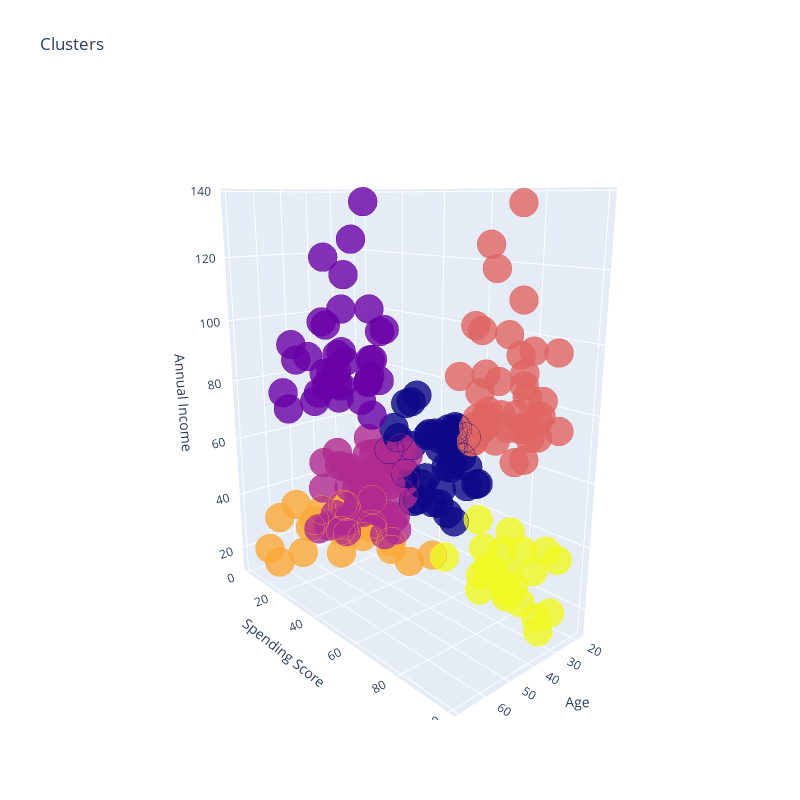

The notebook cell this image was saved under:
### Code cell
df['label3'] =  labels3
trace1 = go.Scatter3d(
    x= df['Age'],
    y= df['Spending Score (1-100)'],
    z= df['Annual Income (k$)'],
    mode='markers',
     marker=dict(
        color = df['label3'], 
        size= 10,
        line=dict(
            color= df['label3'],
            width= 12
        ),
        opacity=0.8
     )
)
data = [trace1]

fig = go.Figure(data=data, layout=layout)
fig.update_layout(width=800, height=800)
py.offline.iplot(fig)

### Figure 1 — Plotly figure (JSON) as saved in the notebook; plotly's stock layout.template omitted (floating-point values rounded to 4 significant figures; data arrays with more than 128 entries replaced by an {"elided": "..."} marker saying what was removed)
{"data": [{"marker": {"color": {"elided": "200 int values"}, "line": {"color": {"elided": "200 int values"}, "width": 12}, "opacity": 0.8, "size": 10}, "mode": "markers", "type": "scatter3d", "x": {"elided": "200 int values"}, "y": {"elided": "200 int values"}, "z": {"elided": "200 int values"}}], "layout": {"height": 800, "scene": {"aspectmode": "auto", "aspectratio": {"x": 0.6093, "y": 1.148, "z": 1.429}, "camera": {"center": {"x": 0, "y": 0, "z": 0}, "eye": {"x": 1.601, "y": 1.809, "z": 0.6872}, "projection": {"type": "perspective"}, "up": {"x": 0, "y": 0, "z": 1}}, "xaxis": {"title": {"text": "Age"}, "type": "linear"}, "yaxis": {"title": {"text": "Spending Score"}, "type": "linear"}, "zaxis": {"title": {"text": "Annual Income"}, "type": "linear"}}, "title": {"text": "Clusters"}, "width": 800}}
